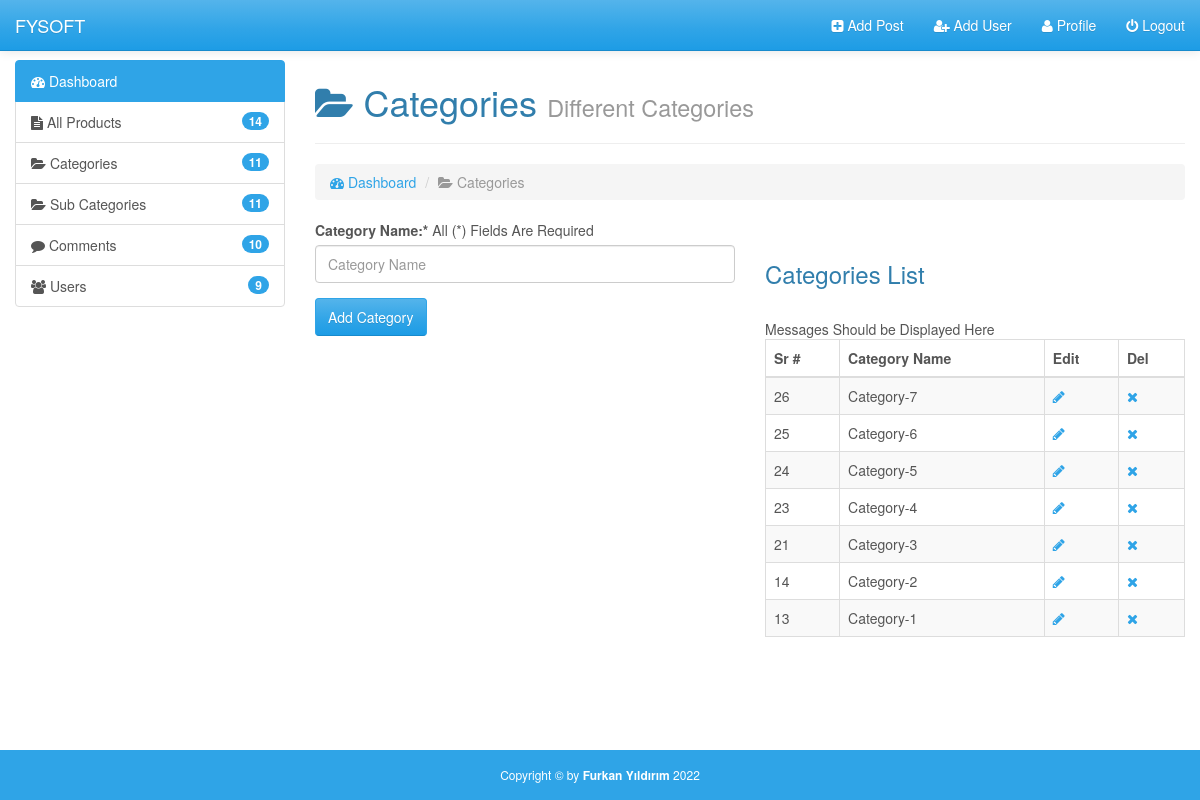
The app's page /admin/categories.php with its own data.
### tables this page shows
CREATE TABLE `categories` (
  `cat_id` int(11) NOT NULL,
  `cat_name` varchar(255) NOT NULL
);

### admin/categories.php (the view, shortened to what this page needs)
<?php require_once ('inc/top.php');
?>
  <body>
    <div id="wrapper">
          <?php require_once ('inc/header.php');?>
        <div class="container-fluid body-section">
            <div class="row">
            <?php require_once ('inc/sidebar.php');?>
                <div class="col-md-9">
                    <h1><i class="fa fa-folder-open"></i> Categories <small>Different Categories</small></h1><hr>
                    <ol class="breadcrumb">
                        <li><a href="index.html"><i class="fa fa-tachometer"></i> Dashboard</a></li>
                      <li class="active"><i class="fa fa-folder-open"></i> Categories</li>
                    </ol>
                    <div class="row">
                        <div class="col-md-6">
                            <form action="inc/process.php" method="POST">
                                <div class="form-group">
                                    <label for="category">Category Name:*</label>
                                    <?php
                                    if(isset($_GET['error'])){
                                        echo "<span class='pull-right' style='color:red;'>".$_GET['error']."</span>";
                                    }
                                    else if(isset($_GET['success'])){
                                        echo "<span class='pull-right' style='color:green;'>".$_GET['success']."</span>";
                                    }
                                    else{
                                        echo "All (*) Fields Are Required";
                                    }
                                    ?>
                                    <input type="text" placeholder="Category Name" class="form-control" name="cat_name">
                                </div>
                                <input type="submit" value="Add Category" name="add_category" class="btn btn-primary">
                            </form>
                                    <br><br>
                        </div>
                        <div class="col-md-6"><br>
                            <h3>Categories List</h3>
                            <br>
                            <?php
                            if(isset($error)){
                                echo "<span style='color:red;'>$error</span>";
                            }
                            else if(isset($success)){
                                echo "<span style='color:green;'>$success</span>";
                            }
                            else{
                                echo "Messages Should be Displayed Here";
                            }
                            ?>
                            <table class="table table-hover table-bordered table-striped">
                                <thead>
                                    <tr>
                                        <th>Sr #</th>
                                        <th>Category Name</th>
                                        <th>Edit</th>
                                        <th>Del</th>
                                    </tr>
                                </thead>
                                <tbody>
                                    <?php
                                    $query = "SELECT * FROM categories ORDER BY cat_id DESC";
                                    $run = mysqli_query($conn, $query);
                                    if(mysqli_num_rows($run) > 0){
                                        while($row = mysqli_fetch_array($run)){
                                            $cat_id = $row['cat_id'];
                                            $cat_name = $row['cat_name'];
                                    ?>
                                    <tr>
                                        <td><?php echo $cat_id; ?></td>
                                        <td><?php echo ucwords($cat_name); ?></td>
                                        <td><a href="categories.php?edit=<?php echo $cat_id; ?>"><i class="fa fa-pencil"></i></a></td>
                                        <td><a href="categories.php?del=<?php echo $cat_id; ?>"><i class="fa fa-times"></i></a></td>
                                    </tr>
                                    <?php
                                     }
                                    }
                                    else{
                                        echo "No Category Found";
                                    }
                                    ?>
                                </tbody>
                            </table>
                        </div>
                    </div>
                </div>
            </div>
        </div>
        <?php require_once ('inc/footer.php');?>

### admin/inc/top.php (shortened to what this page needs)
<!DOCTYPE html>
<html lang="en">
  <head>
    <link href="css/font-awesome.css" rel="stylesheet">
    <link href="css/animated.css" rel="stylesheet">
    <link href="css/bootstrap.min.css" rel="stylesheet">
    <link href="css/style.css" rel="stylesheet">
  </head>

### admin/inc/header.php (shortened to what this page needs)
<nav class="navbar navbar-default navbar-fixed-top">
<div class="container-fluid">
<div class="navbar-header">
              <a class="navbar-brand" href="index.php">FYSOFT</a>
            </div>
            <div class="collapse navbar-collapse" id="bs-example-navbar-collapse-1">
              <ul class="nav navbar-nav navbar-right">
                <li><a href="#"><i class="fa fa-plus-square"></i> Add Post</a></li>
                <li><a href="#"><i class="fa fa-user-plus"></i> Add User</a></li>
                <li><a href="#"><i class="fa fa-user"></i> Profile</a></li>
                <li><a href="logout.php"><i class="fa fa-power-off"></i> Logout</a></li>
              </ul>
            </div>
          </div>
        </nav>

### admin/inc/sidebar.php
<div class="col-md-3">
                    <div class="list-group">
                      <a href="index.php" class="list-group-item active">
                        <i class="fa fa-tachometer"></i> Dashboard
                      </a>
                      <a href="#" class="list-group-item">
                          <span class="badge">14</span>
                          <i class="fa fa-file-text"></i> All Products
                      </a>
                      <a href="categories.php" class="list-group-item">
                          <span class="badge">11</span>
                          <i class="fa fa-folder-open"></i> Categories
                      </a>
                      <a href="#" class="list-group-item">
                          <span class="badge">11</span>
                          <i class="fa fa-folder-open"></i> Sub Categories
                      </a>
                      <a href="#" class="list-group-item">
                          <span class="badge">10</span>
                          <i class="fa fa-comment"></i> Comments
                      </a>
                      <a href="users.php" class="list-group-item">
                          <span class="badge">9</span>
                          <i class="fa fa-users"></i> Users
                      </a>
                    </div>
                </div>

### admin/inc/footer.php (shortened to what this page needs)
<footer class="text-center">
            Copyright &copy; by <a href="#">Furkan Yıldırım</a> 2022
        </footer>
    </div>
  </body>
</html>

### admin/css/style.css (style rules this page uses)
html,body { height: 100%; }
body { padding-top: 60px; }
#wrapper { min-height: 100%; position: relative; }
.body-section { padding-bottom: 70px; }
footer { background:#2FA4E7; color:white; height: 50px; line-height: 50px; font-size: 12px; position: absolute; bottom: 0; width: 100%; }
footer a { color:white; font-weight: bold; }

### records on screen
categories: cat_id "26", cat_name "Category-7"
categories: cat_id "25", cat_name "Category-6"
categories: cat_id "24", cat_name "Category-5"
categories: cat_id "23", cat_name "Category-4"
categories: cat_id "21", cat_name "Category-3"
categories: cat_id "14", cat_name "Category-2"
categories: cat_id "13", cat_name "Category-1"
